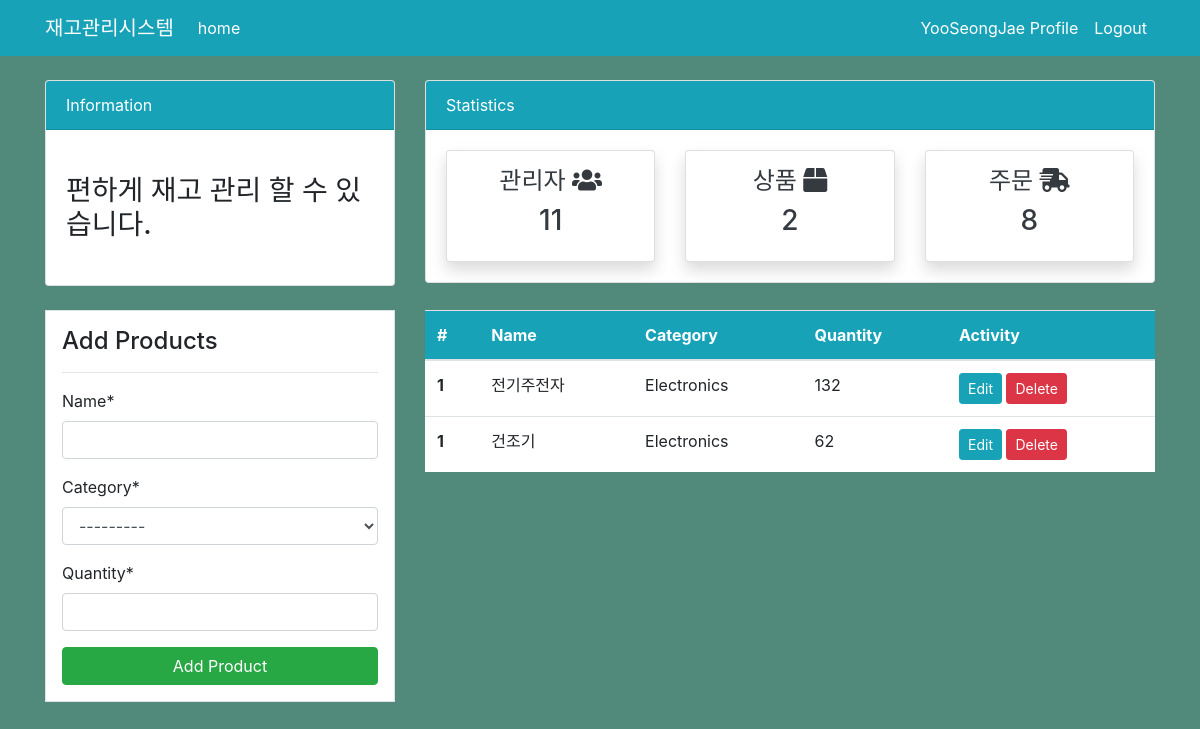
Page /product/ (signed in) on the earlier database version.
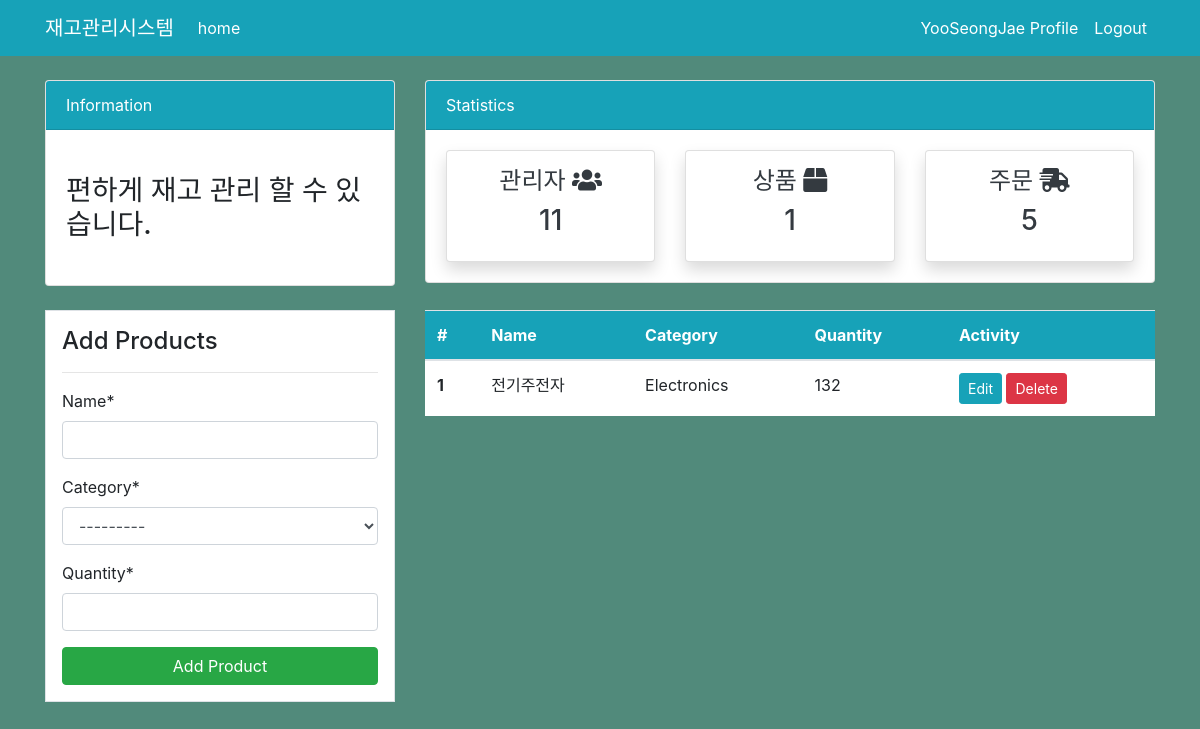
Same page on the later database version.
### dashboard/models.py (models this page shows, shortened)
class Product(models.Model):
    name = models.CharField(max_length=100, null=True)
    category = models.CharField(max_length=20, choices=CATEGORY, null=True)
    quantity = models.PositiveIntegerField(null=True)
    class Meta:
        verbose_name_plural = 'Product'

### dashboard/views.py (the view)
# urls.py: path('product/',views.product, name='dashboard-product'),
@login_required
def product(request):
    items = Product.objects.all() # db 가져오기
    product_count = items.count()
    workers_count = User.objects.all().count()
    orders_count = Order.objects.all().count()
    if request.method =='POST':
        form = ProductForm(request.POST)
        if form.is_valid():
            form.save()
            product_name = form.cleaned_data.get('name')
            messages.success(request,f'{product_name} has been added')
            return redirect('dashboard-product')
    else:
        form = ProductForm()
    context = {
        'items' : items,
        'form' : form,
        'workers_count':workers_count,
        'orders_count':orders_count,
        'product_count':product_count,
    }
    return render(request, 'dashboard/product.html', context)

### dashboard/forms.py
class ProductForm(forms.ModelForm):
    class Meta:
        model = Product
        fields = ['name','category','quantity']

### templates/dashboard/product.html (shortened to what this page needs)
{% extends 'partials/base.html' %}
{% load crispy_forms_tags %}
{% block content %}
{% include 'partials/topnav.html' %}
  <div class="container">
    <div class="row my-4">
        <div class="col-md-4">
            <div class="border bg-white p-3">
                <h4>Add Products</h4>
                <hr>
                <form method="POST">
                {{ form|crispy }}
                <input class="btn btn-success btn-block" type="submit" value="Add Product">
                </form>
            </div>
        </div>
        <div class="col-md-8">
            <table class="table bg-white">
                <thead class="bg-info">
                    <tr class="text-white">
                        <th scope="col">#</th>
                        <th scope="col">Name</th>
                        <th scope="col">Category</th>
                        <th scope="col">Quantity</th>
                        <th scope="col">Activity</th>
                    </tr>
                </thead>
                <tbody>
                    {% for item in items %}
                    <tr>
                        <th scope="row">1</th>
                        <td>{{ item.name }}</td>
                        <td>{{ item.category}}</td>
                        <td>{{ item.quantity}}</td>
                        <td>
                            <a class="btn btn-info btn-sm" href="{% url 'dashboard-product-update' item.id %}">Edit</a>
                            <a class="btn btn-danger btn-sm" href="{% url 'dashboard-product-delete' item.id %}">Delete</a>
                        </td>
                    </tr>
                    {% endfor %}
                </tbody>
            </table>
        </div>
    </div>
</div>
{% endblock %}

Differences in the rows shown:
removed Product: name "건조기", category "Electronics", quantity "62"
Other differences:
{{ product_count }}: "2" → "1"
{{ orders_count }}: "8" → "5"
